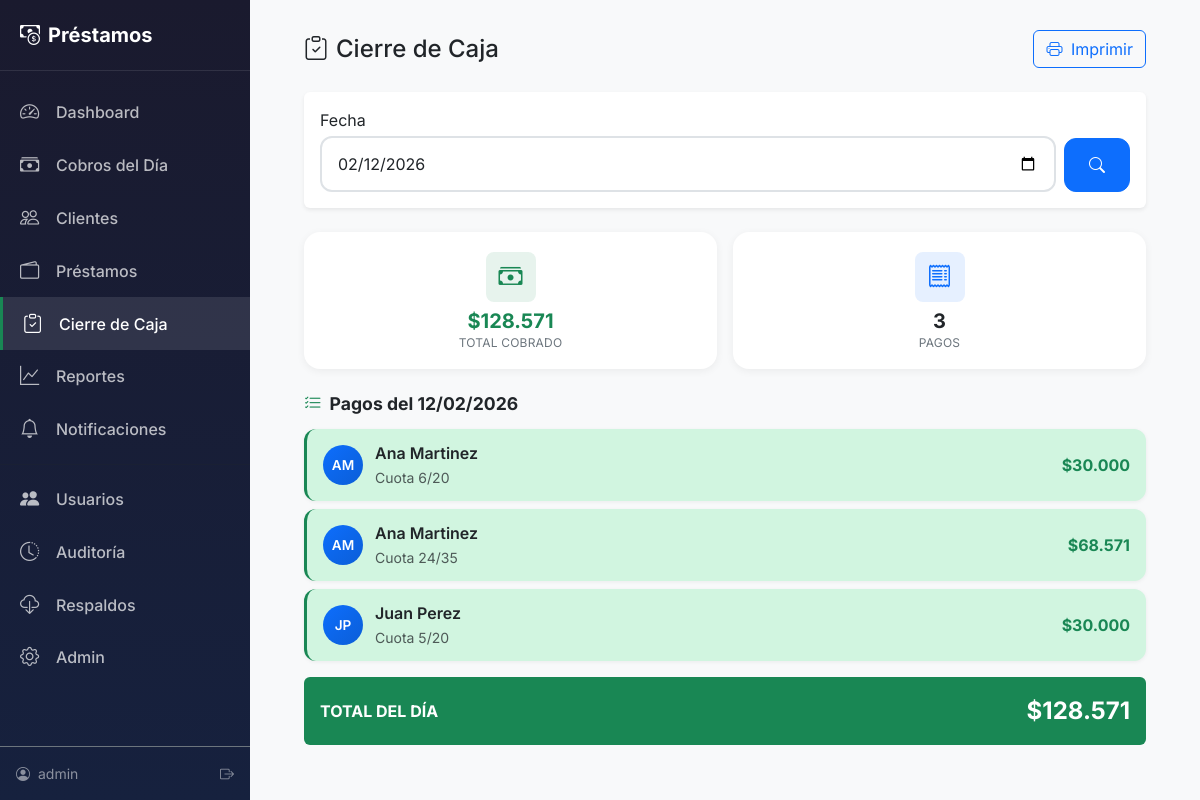
The page /cierre-caja/ (signed in) on the database its author committed.
### core/models.py (models this page shows, shortened)
class Cuota(models.Model):
    class Estado(models.TextChoices):
        PENDIENTE = 'PE', 'Pendiente'
        PAGADO = 'PA', 'Pagado'
        PARCIAL = 'PC', 'Pago Parcial'
    class MetodoPago(models.TextChoices):
        EFECTIVO = 'EF', 'Efectivo'
        TRANSFERENCIA = 'TR', 'Transferencia'
        MIXTO = 'MX', 'Mixto'
    prestamo = models.ForeignKey(
        Prestamo,
        on_delete=models.CASCADE,
        related_name='cuotas',
        verbose_name='Préstamo'
    )
    numero_cuota = models.PositiveIntegerField(verbose_name='Número de Cuota')
    monto_cuota = models.DecimalField(
        max_digits=12,
        decimal_places=2,
        verbose_name='Monto de Cuota'
    )
    monto_pagado = models.DecimalField(
        max_digits=12,
        decimal_places=2,
        default=Decimal('0.00'),
        verbose_name='Monto Pagado'
    )
    fecha_vencimiento = models.DateField(verbose_name='Fecha de Vencimiento')
    estado = models.CharField(
        max_length=2,
        choices=Estado.choices,
        default=Estado.PENDIENTE,
        verbose_name='Estado'
    )
    fecha_pago_real = models.DateField(
        null=True,
        blank=True,
        verbose_name='Fecha de Pago Real'
    )
    metodo_pago = models.CharField(
        max_length=2,
        choices=MetodoPago.choices,
        default=MetodoPago.EFECTIVO,
        blank=True,
        null=True,
        verbose_name='Método de Pago'
    )
    monto_efectivo = models.DecimalField(
        max_digits=12,
        decimal_places=2,
        default=Decimal('0.00'),
        blank=True,
        null=True,
        verbose_name='Monto en Efectivo'
    )
    monto_transferencia = models.DecimalField(
        max_digits=12,
        decimal_places=2,
        default=Decimal('0.00'),
        blank=True,
        null=True,
        verbose_name='Monto en Transferencia'
    )
    referencia_transferencia = models.CharField(
        max_length=100,
        blank=True,
        null=True,
        verbose_name='Referencia de Transferencia',
        help_text='Número de operación o referencia bancaria'
    )
    interes_mora_cobrado = models.DecimalField(
        max_digits=12,
        decimal_places=2,
        default=Decimal('0.00'),
        verbose_name='Interés por Mora Cobrado'
    )
    class Meta:
        verbose_name = 'Cuota'
        verbose_name_plural = 'Cuotas'
        ordering = ['prestamo', 'numero_cuota']
        unique_together = ['prestamo', 'numero_cuota']

class Prestamo(models.Model):
    class Frecuencia(models.TextChoices):
        DIARIO = 'DI', 'Diario'
        SEMANAL = 'SE', 'Semanal'
        QUINCENAL = 'QU', 'Quincenal'
        MENSUAL = 'ME', 'Mensual'
    class Estado(models.TextChoices):
        ACTIVO = 'AC', 'Activo'
        FINALIZADO = 'FI', 'Finalizado'
        CANCELADO = 'CA', 'Cancelado'
        RENOVADO = 'RE', 'Renovado'
    cliente = models.ForeignKey(
        Cliente,
        on_delete=models.PROTECT,
        related_name='prestamos',
        verbose_name='Cliente'
    )
    monto_solicitado = models.DecimalField(
        max_digits=12,
        decimal_places=2,
        validators=[MinValueValidator(Decimal('1.00'))],
        verbose_name='Monto Solicitado'
    )
    tasa_interes_porcentaje = models.DecimalField(
        max_digits=5,
        decimal_places=2,
        validators=[MinValueValidator(Decimal('0.00')), MaxValueValidator(Decimal('100.00'))],
        verbose_name='Tasa de Interés (%)'
    )
    monto_total_a_pagar = models.DecimalField(
        max_digits=12,
        decimal_places=2,
        editable=False,
        verbose_name='Monto Total a Pagar'
    )
    cuotas_pactadas = models.PositiveIntegerField(
        validators=[MinValueValidator(1)],
        verbose_name='Número de Cuotas'
    )
    frecuencia = models.CharField(
        max_length=2,
        choices=Frecuencia.choices,
        default=Frecuencia.DIARIO,
        verbose_name='Frecuencia de Pago'
    )
    fecha_inicio = models.DateField(verbose_name='Fecha de Inicio')
    fecha_finalizacion = models.DateField(
        editable=False,
        null=True,
        verbose_name='Fecha de Finalización'
    )
    estado = models.CharField(
        max_length=2,
        choices=Estado.choices,
        default=Estado.ACTIVO,
        verbose_name='Estado'
    )
    es_renovacion = models.BooleanField(
        default=False,
        verbose_name='Es Renovación',
        help_text='Indica si este préstamo es una renovación de otro'
    )
    prestamo_anterior = models.ForeignKey(
        'self',
        on_delete=models.SET_NULL,
        null=True,
        blank=True,
        related_name='renovaciones',
        verbose_name='Préstamo Anterior'
    )
    fecha_creacion = models.DateTimeField(auto_now_add=True, verbose_name='Fecha de Creación')
    notas = models.TextField(blank=True, null=True, verbose_name='Notas')
    class Meta:
        verbose_name = 'Préstamo'
        verbose_name_plural = 'Préstamos'
        ordering = ['-fecha_creacion']

class Cliente(models.Model):
    class Categoria(models.TextChoices):
        EXCELENTE = 'EX', 'Excelente'
        REGULAR = 'RE', 'Regular'
        MOROSO = 'MO', 'Moroso'
        NUEVO = 'NU', 'Nuevo'
    class Estado(models.TextChoices):
        ACTIVO = 'AC', 'Activo'
        INACTIVO = 'IN', 'Inactivo'
    nombre = models.CharField(max_length=100, verbose_name='Nombre')
    apellido = models.CharField(max_length=100, verbose_name='Apellido')
    telefono = models.CharField(max_length=20, verbose_name='Teléfono')
    direccion = models.TextField(verbose_name='Dirección')
    categoria = models.CharField(
        max_length=2,
        choices=Categoria.choices,
        default=Categoria.NUEVO,
        verbose_name='Categoría'
    )
    estado = models.CharField(
        max_length=2,
        choices=Estado.choices,
        default=Estado.ACTIVO,
        verbose_name='Estado'
    )
    tipo_comercio = models.CharField(
        max_length=100,
        blank=True,
        null=True,
        verbose_name='Tipo de Comercio/Negocio (texto)',
        help_text='Campo de texto libre (usar Tipo Negocio para categorías)'
    )
    tipo_negocio = models.ForeignKey(
        TipoNegocio,
        on_delete=models.SET_NULL,
        null=True,
        blank=True,
        related_name='clientes',
        verbose_name='Tipo de Negocio',
        help_text='Categoría de negocio administrable'
    )
    limite_credito = models.DecimalField(
        max_digits=12,
        decimal_places=2,
        default=Decimal('0.00'),
        validators=[MinValueValidator(Decimal('0.00'))],
        verbose_name='Límite de Crédito',
        help_text='Máximo que se le puede prestar a este cliente'
    )
    ruta = models.ForeignKey(
        RutaCobro,
        on_delete=models.SET_NULL,
        null=True,
        blank=True,
        related_name='clientes',
        verbose_name='Ruta de Cobro'
    )
    dia_pago_preferido = models.CharField(
        max_length=20,
        blank=True,
        null=True,
        verbose_name='Día de Pago Preferido',
        help_text='Ej: Lunes, Martes, etc.'
    )
    fecha_registro = models.DateTimeField(auto_now_add=True, verbose_name='Fecha de Registro')
    notas = models.TextField(blank=True, null=True, verbose_name='Notas')
    usuario = models.ForeignKey(
        User,
        on_delete=models.CASCADE,
        related_name='clientes',
        verbose_name='Usuario/Cobrador',
        help_text='Usuario que gestiona este cliente',
        null=True,
        blank=True
    )
    class Meta:
        verbose_name = 'Cliente'
        verbose_name_plural = 'Clientes'
        ordering = ['apellido', 'nombre']
    @property
    def nombre_completo(self):
        return f"{self.nombre} {self.apellido}"

### core/views.py (the view)
# urls.py: path('cierre-caja/', views.CierreCajaView.as_view(), name='cierre_caja'),
class CierreCajaView(LoginRequiredMixin, TemplateView):
    template_name = 'core/cierre_caja.html'
    def get_context_data(self, **kwargs):
        context = super().get_context_data(**kwargs)
        fecha_str = self.request.GET.get('fecha')
        if fecha_str:
            from datetime import datetime
            fecha = datetime.strptime(fecha_str, '%Y-%m-%d').date()
        else:
            fecha = timezone.now().date()
        pagos_del_dia = Cuota.objects.filter(
            fecha_pago_real=fecha,
            estado='PA'
        ).select_related('prestamo', 'prestamo__cliente').order_by(
            'prestamo__cliente__apellido'
        )
        total_cobrado = pagos_del_dia.aggregate(
            total=Sum('monto_pagado')
        )['total'] or Decimal('0.00')
        context.update({
            'fecha': fecha,
            'pagos': pagos_del_dia,
            'total_cobrado': total_cobrado,
            'cantidad_pagos': pagos_del_dia.count(),
        })
        return context

### templates/core/cierre_caja.html (shortened to what this page needs)
{% extends 'base.html' %}
{% load static %}
{% load currency_filters %}
{% block content %}
<div class="container-fluid px-2 px-lg-4">
    <div class="d-flex align-items-center justify-content-between mb-4">
        <h1 class="h4 mb-0">
            <i class="bi bi-clipboard-check me-2"></i>Cierre de Caja
        </h1>
        <a href="{% url 'core:planilla_impresion' %}?fecha={{ fecha|date:'Y-m-d' }}"
           class="btn btn-outline-primary no-print" target="_blank">
            <i class="bi bi-printer me-1"></i> Imprimir
        </a>
    </div>
    <div class="card border-0 shadow-sm mb-4">
        <div class="card-body">
            <form method="get" class="d-flex gap-2 align-items-end">
                <div class="flex-grow-1">
                    <label class="form-label mb-1">Fecha</label>
                    <input type="date" name="fecha" class="form-control form-control-lg"
                           value="{{ fecha|date:'Y-m-d' }}">
                </div>
                <button type="submit" class="btn btn-primary btn-lg">
                    <i class="bi bi-search"></i>
                </button>
            </form>
        </div>
    </div>
    <div class="row g-3 mb-4">
        <div class="col-6">
            <div class="stat-card">
                <div class="stat-icon bg-success bg-opacity-10 text-success">
                    <i class="bi bi-cash-stack"></i>
                </div>
                <div class="stat-value text-success">{{ total_cobrado|dinero }}</div>
                <div class="stat-label">Total Cobrado</div>
            </div>
        </div>
        <div class="col-6">
            <div class="stat-card">
                <div class="stat-icon bg-primary bg-opacity-10 text-primary">
                    <i class="bi bi-receipt"></i>
                </div>
                <div class="stat-value">{{ cantidad_pagos }}</div>
                <div class="stat-label">Pagos</div>
            </div>
        </div>
    </div>
    <section>
        <h3 class="section-title">
            <i class="bi bi-list-check"></i>
            Pagos del {{ fecha|date:"d/m/Y" }}
        </h3>
        {% if pagos %}
            {% for pago in pagos %}
            <div class="cobro-card estado-pagado">
                <div class="cliente-avatar" style="width: 40px; height: 40px; font-size: 0.85rem;">
                    {{ pago.prestamo.cliente.nombre|slice:":1" }}{{ pago.prestamo.cliente.apellido|slice:":1" }}
                </div>
                <div class="flex-grow-1">
                    <div class="fw-semibold">{{ pago.prestamo.cliente.nombre_completo }}</div>
                    <small class="text-muted">
                        Cuota {{ pago.numero_cuota }}/{{ pago.prestamo.cuotas_pactadas }}
                    </small>
                </div>
                <div class="text-end">
                    <div class="fw-bold text-success">{{ pago.monto_pagado|dinero }}</div>
                </div>
            </div>
            {% endfor %}
            <div class="card border-0 bg-success text-white mt-3">
                <div class="card-body d-flex justify-content-between align-items-center">
                    <span class="fw-bold">TOTAL DEL DÍA</span>
                    <span class="fs-4 fw-bold">{{ total_cobrado|dinero }}</span>
                </div>
            </div>
        {% else %}
            <div class="empty-state">
                <i class="bi bi-calendar-x"></i>
                <h3>Sin cobros</h3>
                <p>No se registraron cobros en esta fecha.</p>
            </div>
        {% endif %}
    </section>
</div>
{% endblock %}

### templates/base.html (shortened to what this page needs)
{% load static %}
<!DOCTYPE html>
<html lang="es">
<head>
    <link href="https://cdn.jsdelivr.net/npm/bootstrap@5.3.2/dist/css/bootstrap.min.css" rel="stylesheet">
    <link href="https://cdn.jsdelivr.net/npm/bootstrap-icons@1.11.1/font/bootstrap-icons.css" rel="stylesheet">
    <link href="{% static 'css/main.css' %}" rel="stylesheet">
</head>
<body>
    <main class="main-content pb-5 mb-3">
        {% block content %}{% endblock %}
    </main>
    {% if user.is_authenticated %}
    <aside class="sidebar d-none d-lg-flex">
        <div class="sidebar-brand">
            <i class="bi bi-cash-coin me-2"></i>Préstamos
        </div>
        <nav class="sidebar-nav">
            <a href="{% url 'core:dashboard' %}" class="{% if request.resolver_match.url_name == 'dashboard' %}active{% endif %}">
                <i class="bi bi-speedometer2"></i> Dashboard
            </a>
            <a href="{% url 'core:cobros' %}" class="{% if request.resolver_match.url_name == 'cobros' %}active{% endif %}">
                <i class="bi bi-cash-stack"></i> Cobros del Día
            </a>
            <a href="{% url 'core:cliente_list' %}" class="{% if 'cliente' in request.resolver_match.url_name %}active{% endif %}">
                <i class="bi bi-people"></i> Clientes
            </a>
            <a href="{% url 'core:prestamo_list' %}" class="{% if 'prestamo' in request.resolver_match.url_name %}active{% endif %}">
                <i class="bi bi-wallet2"></i> Préstamos
            </a>
            <a href="{% url 'core:cierre_caja' %}" class="{% if request.resolver_match.url_name == 'cierre_caja' %}active{% endif %}">
                <i class="bi bi-clipboard-check"></i> Cierre de Caja
            </a>
            <a href="{% url 'core:reporte_general' %}" class="{% if request.resolver_match.url_name == 'reporte_general' %}active{% endif %}">
                <i class="bi bi-graph-up"></i> Reportes
            </a>
            <a href="{% url 'core:notificacion_list' %}" class="{% if request.resolver_match.url_name == 'notificacion_list' %}active{% endif %}">
                <i class="bi bi-bell"></i> Notificaciones
            </a>
            {% if user.is_superuser or user.perfil.es_admin %}
            <hr class="my-2 opacity-25">
            <a href="{% url 'core:usuario_list' %}" class="{% if 'usuario' in request.resolver_match.url_name %}active{% endif %}">
                <i class="bi bi-people-fill"></i> Usuarios
            </a>
            <a href="{% url 'core:auditoria_list' %}" class="{% if request.resolver_match.url_name == 'auditoria_list' %}active{% endif %}">
                <i class="bi bi-clock-history"></i> Auditoría
            </a>
            <a href="{% url 'core:respaldo_list' %}" class="{% if request.resolver_match.url_name == 'respaldo_list' %}active{% endif %}">
                <i class="bi bi-cloud-download"></i> Respaldos
            </a>
            {% endif %}
            {% if user.is_staff %}
            <a href="{% url 'admin:index' %}" target="_blank">
                <i class="bi bi-gear"></i> Admin
            </a>
            {% endif %}
        </nav>
        <div class="sidebar-footer mt-auto p-3 border-top border-secondary">
            <div class="d-flex align-items-center text-white-50 small">
                <i class="bi bi-person-circle me-2"></i>
                <span class="flex-grow-1">{{ user.username }}</span>
                <a href="{% url 'core:logout' %}" class="text-white-50" title="Cerrar sesión">
                    <i class="bi bi-box-arrow-right"></i>
                </a>
            </div>
        </div>
    </aside>
    {% endif %}
</body>
</html>

### rows shown on the page
Cuota: prestamo.cliente.nombre "A", prestamo.cliente.apellido "M", prestamo.cliente.nombre_completo "Ana Martinez", numero_cuota "6", prestamo.cuotas_pactadas "20", monto_pagado|dinero "$30.000"
Cuota: prestamo.cliente.nombre "A", prestamo.cliente.apellido "M", prestamo.cliente.nombre_completo "Ana Martinez", numero_cuota "24", prestamo.cuotas_pactadas "35", monto_pagado|dinero "$68.571"
Cuota: prestamo.cliente.nombre "J", prestamo.cliente.apellido "P", prestamo.cliente.nombre_completo "Juan Perez", numero_cuota "5", prestamo.cuotas_pactadas "20", monto_pagado|dinero "$30.000"

### other values the page prints
{{ total_cobrado|dinero }} "$128.571"
{{ cantidad_pagos }} "3"
{{ fecha|date:"d/m/Y" }} "12/02/2026"
{{ user.username }} "admin"
